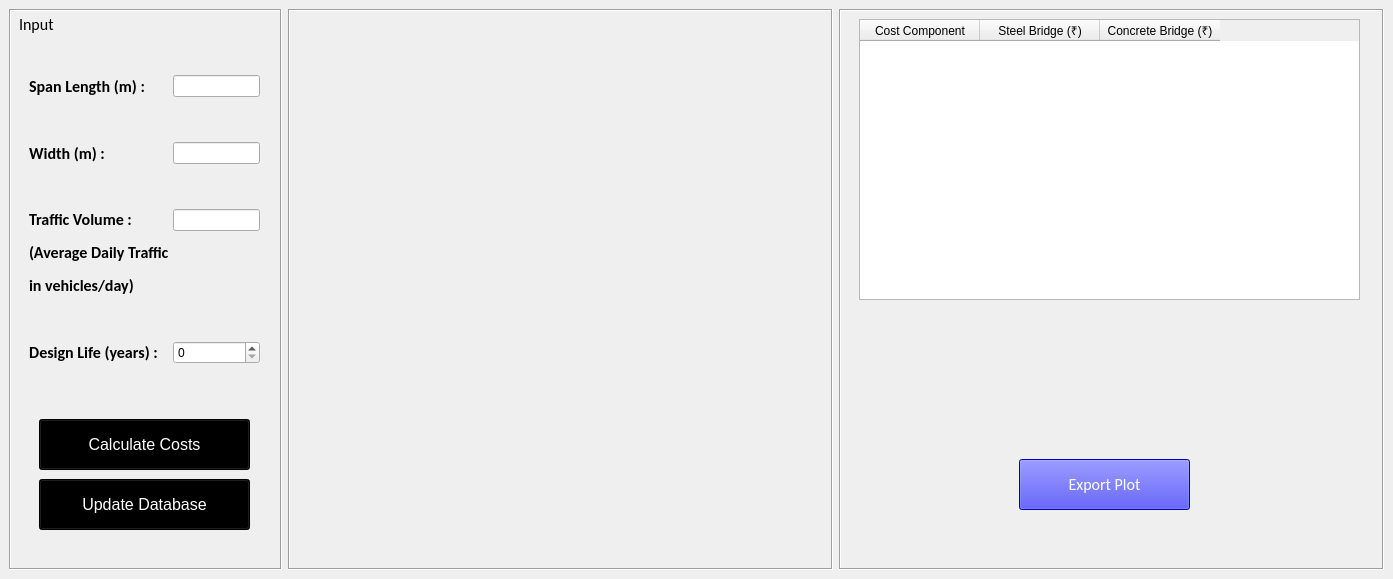
<?xml version="1.0" encoding="UTF-8"?>
<ui version="4.0">
 <class>MainWindow</class>
 <widget class="QMainWindow" name="MainWindow">
  <property name="geometry">
   <rect>
    <x>0</x>
    <y>0</y>
    <width>1393</width>
    <height>579</height>
   </rect>
  </property>
  <property name="windowTitle">
   <string>MainWindow</string>
  </property>
  <widget class="QWidget" name="centralwidget">
   <layout class="QHBoxLayout" name="horizontalLayout" stretch="1,2,2">
    <item>
     <widget class="QFrame" name="frame_1">
      <property name="sizePolicy">
       <sizepolicy hsizetype="Expanding" vsizetype="Preferred">
        <horstretch>0</horstretch>
        <verstretch>0</verstretch>
       </sizepolicy>
      </property>
      <property name="layoutDirection">
       <enum>Qt::LeftToRight</enum>
      </property>
      <property name="styleSheet">
       <string notr="true"/>
      </property>
      <property name="frameShape">
       <enum>QFrame::Box</enum>
      </property>
      <property name="frameShadow">
       <enum>QFrame::Sunken</enum>
      </property>
      <widget class="QWidget" name="formLayoutWidget">
       <property name="geometry">
        <rect>
         <x>10</x>
         <y>30</y>
         <width>251</width>
         <height>361</height>
        </rect>
       </property>
       <layout class="QFormLayout" name="formLayout">
        <property name="labelAlignment">
         <set>Qt::AlignLeading|Qt::AlignLeft|Qt::AlignVCenter</set>
        </property>
        <property name="formAlignment">
         <set>Qt::AlignLeading|Qt::AlignLeft|Qt::AlignVCenter</set>
        </property>
        <property name="horizontalSpacing">
         <number>0</number>
        </property>
        <property name="verticalSpacing">
         <number>45</number>
        </property>
        <property name="leftMargin">
         <number>10</number>
        </property>
        <property name="topMargin">
         <number>0</number>
        </property>
        <property name="rightMargin">
         <number>10</number>
        </property>
        <item row="0" column="0">
         <widget class="QLabel" name="span_label">
          <property name="font">
           <font>
            <family>Calibri</family>
            <pointsize>12</pointsize>
            <weight>75</weight>
            <bold>true</bold>
           </font>
          </property>
          <property name="text">
           <string>Span Length (m) :</string>
          </property>
          <property name="alignment">
           <set>Qt::AlignCenter</set>
          </property>
         </widget>
        </item>
        <item row="0" column="1">
         <widget class="QLineEdit" name="span_input">
          <property name="minimumSize">
           <size>
            <width>0</width>
            <height>0</height>
           </size>
          </property>
          <property name="baseSize">
           <size>
            <width>0</width>
            <height>0</height>
           </size>
          </property>
          <property name="layoutDirection">
           <enum>Qt::LeftToRight</enum>
          </property>
         </widget>
        </item>
        <item row="1" column="0">
         <widget class="QLabel" name="width_label">
          <property name="font">
           <font>
            <family>Calibri</family>
            <pointsize>12</pointsize>
            <weight>75</weight>
            <bold>true</bold>
           </font>
          </property>
          <property name="text">
           <string>Width (m) :</string>
          </property>
          <property name="alignment">
           <set>Qt::AlignCenter</set>
          </property>
         </widget>
        </item>
        <item row="1" column="1">
         <widget class="QLineEdit" name="width_input">
          <property name="minimumSize">
           <size>
            <width>0</width>
            <height>0</height>
           </size>
          </property>
         </widget>
        </item>
        <item row="2" column="0">
         <widget class="QLabel" name="traffic_label">
          <property name="minimumSize">
           <size>
            <width>0</width>
            <height>58</height>
           </size>
          </property>
          <property name="font">
           <font>
            <family>Calibri</family>
            <pointsize>12</pointsize>
            <weight>75</weight>
            <bold>true</bold>
           </font>
          </property>
          <property name="layoutDirection">
           <enum>Qt::LeftToRight</enum>
          </property>
          <property name="inputMethodHints">
           <set>Qt::ImhNone</set>
          </property>
          <property name="text">
           <string>&lt;html&gt;&lt;head/&gt;&lt;body&gt;&lt;p&gt;&lt;span &gt;Traffic Volume :&lt;/span&gt;&lt;/p&gt;&lt;p&gt;&lt;span &gt;(Average Daily Traffic &lt;/span&gt;&lt;/p&gt;&lt;p&gt;&lt;span&gt;in vehicles/day)&lt;/span&gt;&lt;/p&gt;&lt;/body&gt;&lt;/html&gt;</string>
          </property>
          <property name="alignment">
           <set>Qt::AlignLeading|Qt::AlignLeft|Qt::AlignVCenter</set>
          </property>
         </widget>
        </item>
        <item row="2" column="1">
         <widget class="QLineEdit" name="traffic_input">
          <property name="minimumSize">
           <size>
            <width>0</width>
            <height>0</height>
           </size>
          </property>
         </widget>
        </item>
        <item row="3" column="0">
         <widget class="QLabel" name="life_label">
          <property name="font">
           <font>
            <family>Calibri</family>
            <pointsize>12</pointsize>
            <weight>75</weight>
            <bold>true</bold>
           </font>
          </property>
          <property name="text">
           <string>Design Life (years) :</string>
          </property>
          <property name="alignment">
           <set>Qt::AlignCenter</set>
          </property>
         </widget>
        </item>
        <item row="3" column="1">
         <widget class="QSpinBox" name="life_input">
          <property name="enabled">
           <bool>true</bool>
          </property>
          <property name="minimumSize">
           <size>
            <width>0</width>
            <height>0</height>
           </size>
          </property>
         </widget>
        </item>
       </layout>
      </widget>
      <widget class="QPushButton" name="updateDB_btn">
       <property name="geometry">
        <rect>
         <x>30</x>
         <y>470</y>
         <width>211</width>
         <height>51</height>
        </rect>
       </property>
       <property name="font">
        <font>
         <pointsize>12</pointsize>
        </font>
       </property>
       <property name="styleSheet">
        <string notr="true">color:#fff;
background-color:rgb(0, 0, 0)</string>
       </property>
       <property name="text">
        <string>Update Database</string>
       </property>
      </widget>
      <widget class="QPushButton" name="calcCosts_btn">
       <property name="geometry">
        <rect>
         <x>30</x>
         <y>410</y>
         <width>211</width>
         <height>51</height>
        </rect>
       </property>
       <property name="font">
        <font>
         <pointsize>12</pointsize>
        </font>
       </property>
       <property name="styleSheet">
        <string notr="true">color:#fff;
background-color:rgb(0, 0, 0)</string>
       </property>
       <property name="text">
        <string>Calculate Costs</string>
       </property>
      </widget>
      <widget class="QLabel" name="label">
       <property name="geometry">
        <rect>
         <x>10</x>
         <y>0</y>
         <width>61</width>
         <height>31</height>
        </rect>
       </property>
       <property name="font">
        <font>
         <family>Calibri</family>
         <pointsize>12</pointsize>
         <weight>50</weight>
         <bold>false</bold>
        </font>
       </property>
       <property name="text">
        <string>Input </string>
       </property>
      </widget>
     </widget>
    </item>
    <item>
     <widget class="QFrame" name="frame_2">
      <property name="sizePolicy">
       <sizepolicy hsizetype="Expanding" vsizetype="Preferred">
        <horstretch>0</horstretch>
        <verstretch>0</verstretch>
       </sizepolicy>
      </property>
      <property name="frameShape">
       <enum>QFrame::Box</enum>
      </property>
      <property name="frameShadow">
       <enum>QFrame::Sunken</enum>
      </property>
     </widget>
    </item>
    <item>
     <widget class="QFrame" name="frame_3">
      <property name="sizePolicy">
       <sizepolicy hsizetype="Expanding" vsizetype="Preferred">
        <horstretch>0</horstretch>
        <verstretch>0</verstretch>
       </sizepolicy>
      </property>
      <property name="frameShape">
       <enum>QFrame::Box</enum>
      </property>
      <property name="frameShadow">
       <enum>QFrame::Sunken</enum>
      </property>
      <widget class="QTableWidget" name="tableWidget">
       <property name="geometry">
        <rect>
         <x>20</x>
         <y>10</y>
         <width>501</width>
         <height>281</height>
        </rect>
       </property>
       <attribute name="horizontalHeaderDefaultSectionSize">
        <number>120</number>
       </attribute>
       <attribute name="verticalHeaderCascadingSectionResizes">
        <bool>false</bool>
       </attribute>
       <column>
        <property name="text">
         <string>Cost Component</string>
        </property>
       </column>
       <column>
        <property name="text">
         <string>Steel Bridge (₹)</string>
        </property>
       </column>
       <column>
        <property name="text">
         <string>Concrete Bridge (₹)</string>
        </property>
       </column>
      </widget>
      <widget class="QPushButton" name="exportPlot_btn">
       <property name="geometry">
        <rect>
         <x>180</x>
         <y>450</y>
         <width>171</width>
         <height>51</height>
        </rect>
       </property>
       <property name="font">
        <font>
         <family>Calibri</family>
         <pointsize>12</pointsize>
        </font>
       </property>
       <property name="styleSheet">
        <string notr="true">background-color:rgb(0, 0, 255);
color:#fff;</string>
       </property>
       <property name="text">
        <string>Export Plot</string>
       </property>
      </widget>
     </widget>
    </item>
   </layout>
  </widget>
 </widget>
 <resources/>
 <connections/>
</ui>
